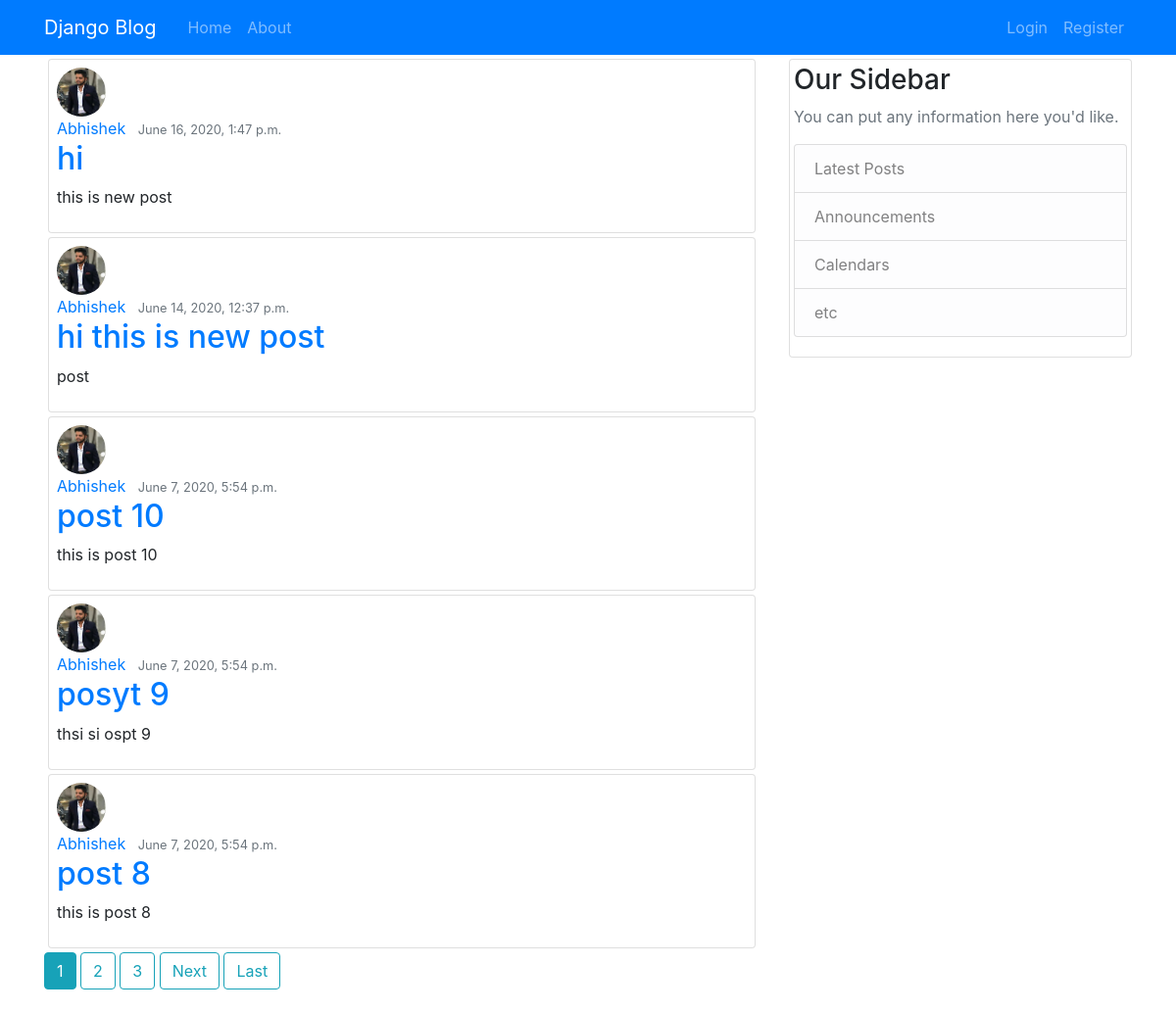
Screenshot of /blog/ with the database file from the repository.
### blog/models.py (models this page shows, shortened)
class Post(models.Model):
    title = models.CharField(max_length=100)
    content = models.TextField()
    date_posted = models.DateTimeField(default=timezone.now)
    author = models.ForeignKey(User, on_delete=models.CASCADE)

### user/models.py (models this page shows, shortened)
class profiles(models.Model):
    user = models.OneToOneField(User, on_delete=models.CASCADE)
    image = models.ImageField(upload_to='profile_pics')

### blog/views.py (the view)
# urls.py: path('', PostListView.as_view(), name='blog_home'),
class PostListView(ListView):
    model = Post
    template_name = 'blog/home.html' # <app>/<model>_<viewtype>.html
    context_object_name = 'posts'
    ordering = ['-date_posted']
    paginate_by = 5

### blog/templates/blog/home.html (shortened to what this page needs)
{% extends 'blog/base.html' %}
{% block content %}
    {% for post in posts %}
        <article class="media content-section card m-1 p-2">
            <img class="rounded-circle article-img" height=50, width=50, src="{{ post.author.profiles.image.url }}">
            <div class="media-body">
                <div class="article-metadata">
                    <a class="mr-2" href="{% url 'user_posts' post.author.username %}">{{ post.author }}</a>
                    <small class="text-muted">{{ post.date_posted }}</small>
                </div>
                <h2><a class="article-title" href="{% url 'post_detail' post.id %}">{{ post.title }}</a></h2>
                <p class="article-content">{{ post.content }}</p>
            </div>
        </article>
    {% endfor %}
    {% if is_paginated %}
        {% for num in page_obj.paginator.page_range %}
            {% if page_obj.number == num %}
                <a class="btn btn-info mb-4" href="?page={{ num }}">{{ num }}</a>
            {% elif num < page_obj.number|add:'3' and num > page_obj.number|add:'-3' %}
                <a class="btn btn-outline-info mb-4" href="?page={{ num }}">{{ num }}</a>
            {% endif %}
        {% endfor %}
        {% if page_obj.has_next %}
            <a class="btn btn-outline-info mb-4" href="?page={{ page_obj.next_page_number }}">Next</a>
            <a class="btn btn-outline-info mb-4" href="?page={{ page_obj.paginator.num_pages }}">Last</a>
        {% endif %}
    {% endif %}
{% endblock content%}

### blog/templates/blog/base.html (shortened to what this page needs)
{% load static %}
<!DOCTYPE html>
<html lang="en">
<head>
    <link rel="stylesheet" href="https://maxcdn.bootstrapcdn.com/bootstrap/4.0.0/css/bootstrap.min.css">
    <link rel="stylesheet" type="css" href="{% static 'blog/main.css' %}">
</head>
<body>
    <header class="site-header bg-primary">
        <nav class="navbar navbar-expand-md navbar-dark bg-steel ">
            <div class="container">
                <a class="navbar-brand mr-4" href="{% url 'blog_home'%}">Django Blog</a>
                <div class="collapse navbar-collapse" id="navbarToggle">
                    <div class="navbar-nav mr-auto">
                        <a class="nav-item nav-link" href="{% url 'blog_home'%}">Home</a>
                        <a class="nav-item nav-link" href="{% url 'blog_about'%}">About</a>
                    </div>
                    <div class="navbar-nav">
                        {% if user.is_authenticated %}
                            <a class="nav-item nav-link" href="{% url 'post_create' %}">New Post</a>
                            <a class="nav-item nav-link" href="{% url 'profiles' %}">Profile</a>
                            <a class="nav-item nav-link" href="{% url 'logout' %}">Logout</a>
                        {% else %}
                            <a class="nav-item nav-link" href="{% url 'login' %}">Login</a>
                            <a class="nav-item nav-link" href="{% url 'register' %}">Register</a>
                        {% endif %}
                    </div>
                </div>
            </div>
        </nav>
    </header>
    <main role="main" class="container">
        <div class="row">
            <div class="col-md-8">
                {% block content %}{% endblock %}
            </div>
            <div class="col-md-4 ">
                <div class="content-section card mt-1 p-1">
                    <h3>Our Sidebar</h3>
                    <p class='text-muted'>You can put any information here you'd like.
                        <ul class="list-group">
                            <li class="list-group-item list-group-item-light">Latest Posts</li>
                            <li class="list-group-item list-group-item-light">Announcements</li>
                            <li class="list-group-item list-group-item-light">Calendars</li>
                            <li class="list-group-item list-group-item-light">etc</li>
                        </ul>
                    </p>
                </div>
            </div>
        </div>
    </main>
</body>
</html>

### rows the page displays
Post: author.profiles.image (picture), author "Abhishek", date_posted "June 16, 2020, 1:47 p.m.", title "hi", content "this is new post"
Post: author.profiles.image (picture), author "Abhishek", date_posted "June 14, 2020, 12:37 p.m.", title "hi this is new post", content "post"
Post: author.profiles.image (picture), author "Abhishek", date_posted "June 7, 2020, 5:54 p.m.", title "post 10", content "this is post 10"
Post: author.profiles.image (picture), author "Abhishek", date_posted "June 7, 2020, 5:54 p.m.", title "posyt 9", content "thsi si ospt 9"
Post: author.profiles.image (picture), author "Abhishek", date_posted "June 7, 2020, 5:54 p.m.", title "post 8", content "this is post 8"

### other values shown
{{ num }} "1"
{{ num }} "2" "3"
